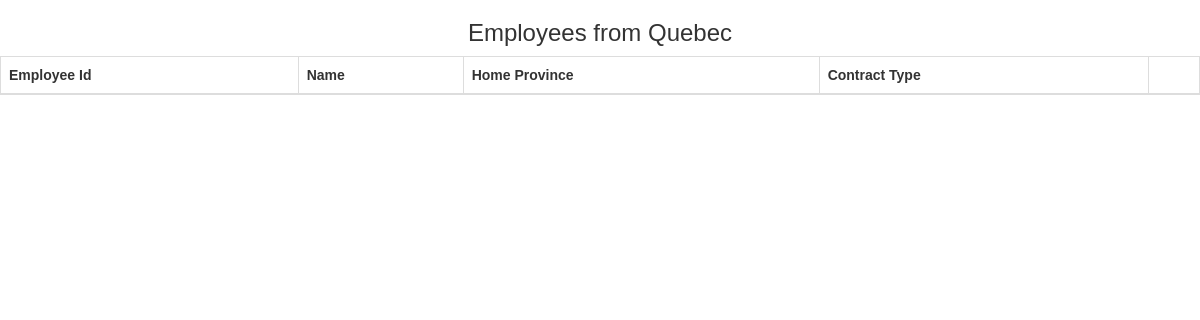
Page /Reports/quebec_employees.php on the earlier database version.
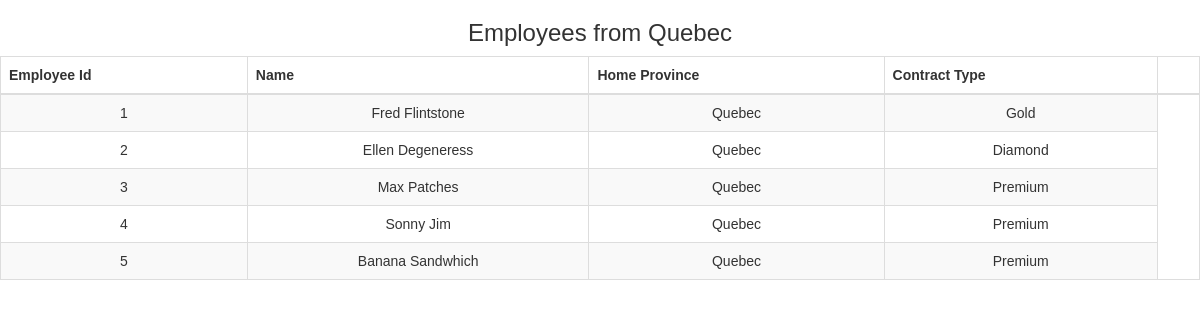
Same page on the later database version.
### tables this page shows
CREATE TABLE IF NOT EXISTS Employee(
  id INT UNSIGNED AUTO_INCREMENT,
  name VARCHAR(30) NOT NULL,
  employee_plan_id INT UNSIGNED,
	user_id INT UNSIGNED,
	contract_type INT UNSIGNED,
	home_province VARCHAR(30),
	PRIMARY KEY(id),
	FOREIGN KEY(contract_type) REFERENCES Contract_type(id),
  FOREIGN KEY (user_id) REFERENCES Account(id),
  FOREIGN KEY(employee_plan_id) REFERENCES Employee_plan(id)
);

CREATE TABLE IF NOT EXISTS Contract_type(
    id INT(6) UNSIGNED AUTO_INCREMENT, 
    name VARCHAR(30) NOT NULL,
    PRIMARY KEY(id)
    );

### Reports/quebec_employees.php (the view, shortened to what this page needs)
<?php
require_once '../config.php';
?>
<!DOCTYPE html>
<html lang="en">
<head>
    <link rel="stylesheet" href="https://maxcdn.bootstrapcdn.com/bootstrap/3.3.7/css/bootstrap.css">
</head>
<body>
<h3>Employees from Quebec</h3>
<div>
    <table class='table table-bordered table-striped'>
        <thead>
        <tr>
            <th>Employee Id</th>
            <th>Name</th>
            <th>Home Province</th>
            <th>Contract Type</th>
            <th></th>
        </tr>
        </thead>
        <tbody>
<?php
    $sql = "SELECT Employee.id AS emp_id, Employee.name AS emp_name, Employee.home_province AS prov,
            Contract_type.name AS con_type  FROM Employee INNER JOIN Contract_type ON
             Employee.contract_type = Contract_type.id WHERE home_province LIKE ?";
    if($stmt = mysqli_prepare($conn, $sql)) {
        mysqli_stmt_bind_param($stmt, "s", $param1);
        if(mysqli_stmt_execute($stmt)) {
            $result = mysqli_stmt_get_result($stmt);
            if(mysqli_num_rows($result) > 0) {
                while($row = mysqli_fetch_array($result)){
                    echo "<tr>";
                    echo "<td>" . $row['emp_id'] . "</td>";
                    echo "<td>" . $row['emp_name'] . "</td>";
                    echo "<td>" . $row['prov'] . "</td>";
                    echo "<td>" . $row['con_type'] . "</td>";
                    echo "</tr>";
                }
            }
        }
    } else {
        echo "SQL stmt not prepared";
    }
    ?>
        </tbody>
    </table>
</body>
</html>

### Reports/quebec_employees.php (style rules this page uses)
body { font: 14px sans-serif; text-align: center; }

Differences in the rows shown:
now on this page (row edited): employee: id "1", name "Fred Flintstone", home_province "Quebec", contract_type.name "Gold"
now on this page (row edited): employee: id "2", name "Ellen Degeneress", home_province "Quebec", contract_type.name "Diamond"
now on this page (row edited): employee: id "3", name "Max Patches", home_province "Quebec", contract_type.name "Premium"
added employee: id "4", name "Sonny Jim", home_province "Quebec", contract_type.name "Premium"
added employee: id "5", name "Banana Sandwhich", home_province "Quebec", contract_type.name "Premium"
